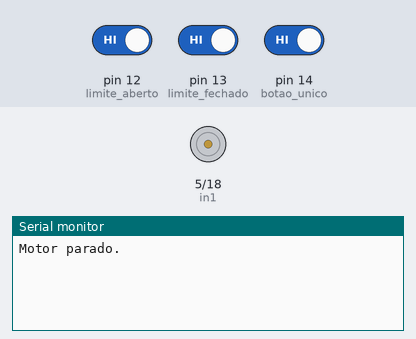
The sketch below on a simulated Arduino Uno, built with avr-gcc and run on an emulated ATmega328P. Shown: motor-driver pin pairs drawn as motors (green arrow = first pin HIGH = forward, orange = second pin HIGH = backward, longer = more drive, scaled by the enable pin), the last lines printed to the serial monitor. The inputs (shaded band) are chosen by the test bench; at power-on: pin 12 (limite_aberto) HIGH, pin 14 (botao_unico) HIGH, pin 13 (limite_fechado) HIGH.

Above: at 2.9 s.
3.0 s: pin 12 (limite_aberto) driven LOW and pin 14 (botao_unico) driven LOW
At 3.33 s:
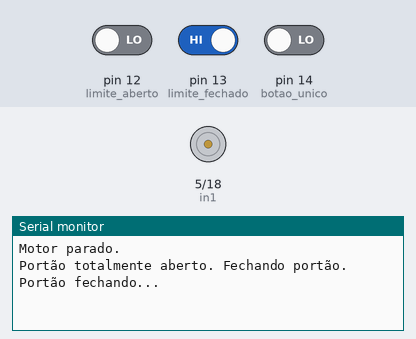
6.0 s: pin 12 (limite_aberto) driven HIGH
At 6.13 s:
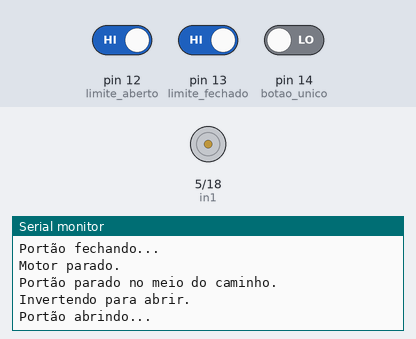
9.0 s: pin 13 (limite_fechado) driven LOW
12.0 s: pin 13 (limite_fechado) driven HIGH
At 12.15 s:
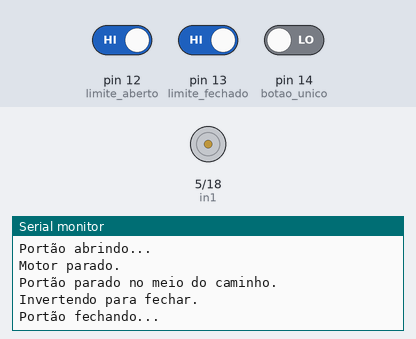

The sketch:

Portao.ino
```cpp
// Definir os pinos da ponte H
const int in1 = 5;    // Pino para IN1 da Ponte H
const int in2 = 18;   // Pino para IN2 da Ponte H
const int ena = 19;   // Pino para ENA da Ponte H (PWM para controle de velocidade)

// Definir os pinos dos botões de fim de curso
const int limite_aberto = 12;  // Fim de curso do portão aberto
const int limite_fechado = 13; // Fim de curso do portão fechado

// Definir o pino do botão único de controle (abrir/parar/fechar)
const int botao_unico = 14;

// Estados do portão
enum EstadoPortao {
  PARADO,
  ABRINDO,
  FECHANDO
};

EstadoPortao estadoAtual = PARADO;  // Estado inicial do portão
EstadoPortao ultimoEstado = PARADO; // Armazenar o último estado antes de parar

void setup() {
  Serial.begin(115200);

  // Configuração dos pinos
  pinMode(in1, OUTPUT);
  pinMode(in2, OUTPUT);
  pinMode(ena, OUTPUT);
  pinMode(limite_aberto, INPUT_PULLUP);
  pinMode(limite_fechado, INPUT_PULLUP);
  pinMode(botao_unico, INPUT_PULLUP);

  pararMotor();
}

void loop() {
  // Verifica o estado do botão único
  if (digitalRead(botao_unico) == LOW) {
    delay(200);  // Debounce

    if (estadoAtual == PARADO) {
      handlePortaoParado();
    } else {
      pararMotor();
      ultimoEstado = estadoAtual;
      estadoAtual = PARADO;
    }
  }

  // Verifica limites do portão
  verificarLimites();
}

// Função para decidir o próximo movimento do portão
void handlePortaoParado() {
  if (digitalRead(limite_fechado) == LOW) {
    Serial.println("Portão totalmente fechado. Abrindo portão.");
    abrirPortao();
    estadoAtual = ABRINDO;
    ultimoEstado = ABRINDO;
  } else if (digitalRead(limite_aberto) == LOW) {
    Serial.println("Portão totalmente aberto. Fechando portão.");
    fecharPortao();
    estadoAtual = FECHANDO;
    ultimoEstado = FECHANDO;
  } else {
    Serial.println("Portão parado no meio do caminho.");
    if (ultimoEstado == ABRINDO) {
      Serial.println("Invertendo para fechar.");
      fecharPortao();
      estadoAtual = FECHANDO;
    } else if (ultimoEstado == FECHANDO) {
      Serial.println("Invertendo para abrir.");
      abrirPortao();
      estadoAtual = ABRINDO;
    }
  }
}

// Função para verifica os limites do portão
void verificarLimites() {
  if (estadoAtual == ABRINDO && digitalRead(limite_aberto) == LOW) {
    Serial.println("Portão completamente aberto.");
    pararMotor();
    estadoAtual = PARADO;
  } else if (estadoAtual == FECHANDO && digitalRead(limite_fechado) == LOW) {
    Serial.println("Portão completamente fechado.");
    pararMotor();
    estadoAtual = PARADO;
  }
}

// Função para abrir o portão
void abrirPortao() {
  digitalWrite(in1, HIGH);
  digitalWrite(in2, LOW);
  analogWrite(ena, 80);
  Serial.println("Portão abrindo...\n");
}

// Função para fechar o portão
void fecharPortao() {
  digitalWrite(in1, LOW);
  digitalWrite(in2, HIGH);
  analogWrite(ena, 80);
  Serial.println("Portão fechando...\n");
}

// Função para parar o motor
void pararMotor() {
  digitalWrite(in1, LOW);
  digitalWrite(in2, LOW);
  analogWrite(ena, 0);
  Serial.println("Motor parado.\n");
}
```

Measured:
- after the input at 3.0 s, the serial monitor: prints a new line after 0.20 s (image 1)
- after the input at 6.0 s, the serial monitor: prints a new line at once (image 2)
- after the input at 12.0 s, the serial monitor: prints a new line at once (image 3)
